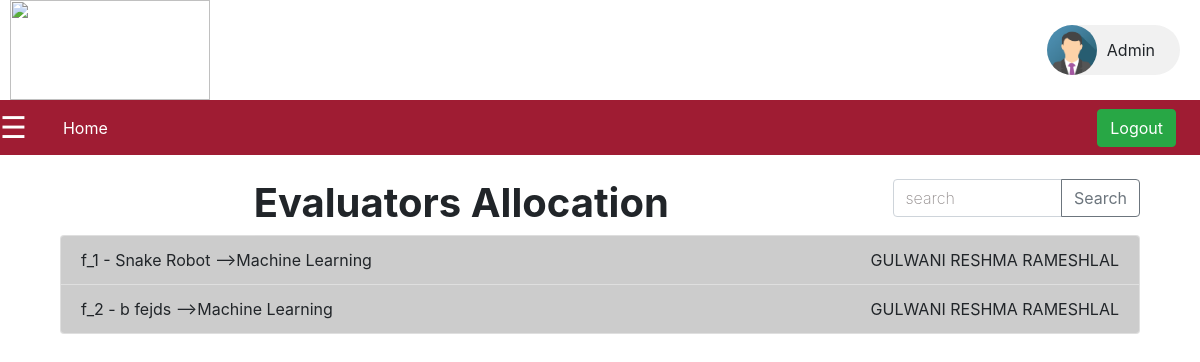
Page /main/admin/evaluator.php (signed in) on the earlier database version.
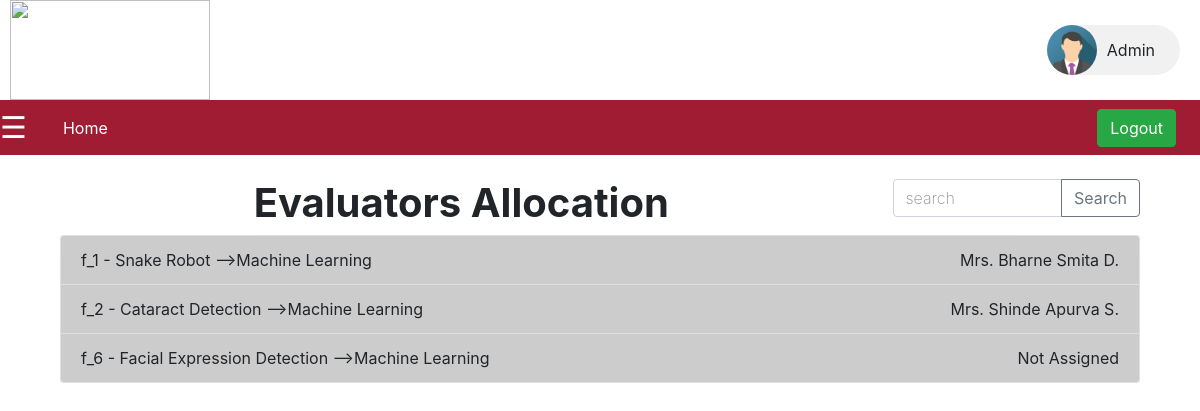
Same page on the later database version.
### tables this page shows
CREATE TABLE `groups` (
  `id` int(255) NOT NULL,
  `groupname` varchar(255) NOT NULL,
  `member1` varchar(255) NOT NULL,
  `member2` varchar(255) NOT NULL,
  `member3` varchar(255) NOT NULL
);

CREATE TABLE `project` (
  `id` int(11) NOT NULL,
  `groupname` varchar(255) NOT NULL,
  `project_name` varchar(500) NOT NULL,
  `domain` varchar(255) NOT NULL,
  `abstract` longtext NOT NULL,
  `ppt` varchar(255) NOT NULL,
  `research_paper_1` varchar(255) NOT NULL,
  `research_paper_2` varchar(255) NOT NULL,
  `research_paper_3` varchar(255) NOT NULL DEFAULT '""',
  `status` varchar(20) NOT NULL,
  `mentor` varchar(255) NOT NULL,
  `comment` varchar(2250) NOT NULL
);

CREATE TABLE `faculty` (
  `sdrn` int(3) NOT NULL,
  `name` varchar(27) DEFAULT NULL,
  `dept_name` varchar(16) DEFAULT NULL,
  `phone` varchar(13) DEFAULT NULL,
  `emailid` varchar(31) DEFAULT NULL,
  `desig` varchar(21) DEFAULT NULL,
  `domain` varchar(255) NOT NULL DEFAULT 'ML/AI',
  `isEvaluator` int(2) NOT NULL DEFAULT 0
);

### main/admin/backend/get_data.php (called while the page is built, shortened)
<?php
    function getprojects($name){
        include 'conn.php';
        $data = array();
        $sql = "SELECT * FROM groups,project WHERE groups.groupname=project.groupname AND (groups.groupname LIKE '%$name%' OR project.project_name LIKE '%$name%')";
        $result = $conn->query($sql);
        if($result){
            while($row = $result -> fetch_assoc()){
            array_push($data,$row);
            }
        }
    return $data;
    }
    function getgroupevaluators($groupname){
        include 'conn.php';
        $data = array();
        $sql = "SELECT name FROM faculty,evalulators WHERE evalulators.groupname='$groupname' AND evalulators.facultyid = faculty.sdrn ";
        $result = $conn->query($sql);
        if($result){
            if($row = $result -> fetch_assoc()){
            array_push($data,$row);
            } else {
                $row['name'] = 'Not Assigned';
                array_push($data,$row);
            }
        }
    return $data;
    }
?>

### main/admin/evaluator.php (the view, shortened to what this page needs)
<?php include 'admin_header.php'; ?>
<?php include '../templates/header_start.php'; ?>
<link rel="stylesheet" href="css/Admin.css">
<link rel="stylesheet" href="css/faculty.css">
<?php include '../templates/header_end.php'; ?>
<div id="main">
  <a href="http://www.dypatil.edu/mumbai/rait"><img src="../assets/images/Rait_logo.png" class="top_logo"></a>
  <div class="chip">
    <img src="../assets/images/img_avatar.png" alt="Person" width="96" height="96">
    Admin
  </div>
  <nav class="navbar navbar-expand-lg primary_color navbar-dark">
    <a class="navbar-brand" href="#"><span style="font-size:30px;cursor:pointer" onclick="openNav()">&#9776;</span></a>
    <div class="collapse navbar-collapse" id="navbarSupportedContent">
      <ul class="navbar-nav">
        <li onclick="window.location=''" class="nav-item nav-link" id="home">
          Home
        </li>
      </ul>
      <a href="logout.php" class='mx-4'><button type="button" class="btn btn-success">Logout</button></a>
    </div>
  </nav>
  <div id="main-content" class="container">
    <div class="container">
      <br>
      <div class="row">
        <div class="col-sm-9">
          <h1 class="text-center "><b>Evaluators Allocation</b></h1>
        </div>
        <div class="col-sm-3">
          <div class="input-group mb-3">
            <input type="text" id="search" oninput="searchproject(this.value)" class="form-control"
              placeholder="search">
            <div class="input-group-append">
              <button class="btn btn-outline-secondary" onclick="searchproject(search.value)" type="button"
                id="button-addon2">Search</button>
            </div>
          </div>
        </div>
      </div>
      <?php include 'backend/get_data.php';
      $projects = getprojects("%");
      ?>
      <div class="accordion" id="accordionExample">
        <?php foreach ($projects as $project) { ?>
        <div class="card">
          <div class="card-header d-flex justify-content-between" id="headingOne" type="button" data-toggle="collapse"
            data-target="#<?=$project['groupname']?>" aria-expanded="false" aria-controls="<?=$project['groupname']?>">
            <span><?=$project['groupname']?> - <?=$project['project_name']?> --><?=$project['domain']?> </span>
            <span class='eval<?=$project['groupname']?>'> <?php $assignedevals = getgroupevaluators($project['groupname']);
                          foreach ($assignedevals as $eval) {  ?>
              <?=$eval['name']?>
              <?php } ?> </span>
          </div>
        </div>
        <?php } ?>
      </div>
    </div>
  </div>
</div>
<?php include '../templates/footer.php'; ?>

### main/templates/header_start.php (shortened to what this page needs)
<!DOCTYPE html>
<html>
<head>
  <link rel="stylesheet" href="../assets/bootstrap.min.css">
  <link rel="stylesheet" href="../assets/jquery.dataTables.min.css">

### main/templates/header_end.php (shortened to what this page needs)
</head>
<body>

### main/templates/footer.php (shortened to what this page needs)
</body>
</html>

### main/admin/css/Admin.css (style rules this page uses)
.top_logo { height: 100px; width: 200px; margin-left: 10px; }
.chip { display: inline-block; padding: 0 25px; height: 50px; font-size: 16px; line-height: 50px; border-radius: 25px; background-color: #f1f1f1; float: right; margin-top: 25px; margin-right: 20px; }
.chip img { float: left; margin: 0 10px 0 -25px; height: 50px; width: 50px; border-radius: 50%; }
.primary_color { background-color: #9f1c33; }
.primary_color a { color: #f1f1f1; }
nav { padding: 0px !important; }
nav ul { display: flex; align-items: stretch; justify-content: left; width: 100%; margin: 0; padding: 0; }
nav li { display: block; flex: 0 1 auto; list-style-type: none; }
.nav-link { color: white !important; padding: 15px 20px !important; cursor: pointer; transition: all 0.3s ease-in-out; }
#main { transition: margin-left .5s; padding: 0px; }
::placeholder { color: rgb(145, 139, 139) !important; font-weight: 200 !important; }

Differences in the rows shown:
changed faculty: name "GULWANI RESHMA RAMESHLAL" → "Mrs. Bharne Smita D."
changed groups "f_2": gains faculty (name "Mrs. Shinde Apurva S."); project.project_name "b fejds" → "Cataract Detection"; loses faculty (name "GULWANI RESHMA RAMESHLAL")
added groups: project.groupname "f_6", project.project_name "Facial Expression Detection", project.domain "Machine Learning", name "Not Assigned"
